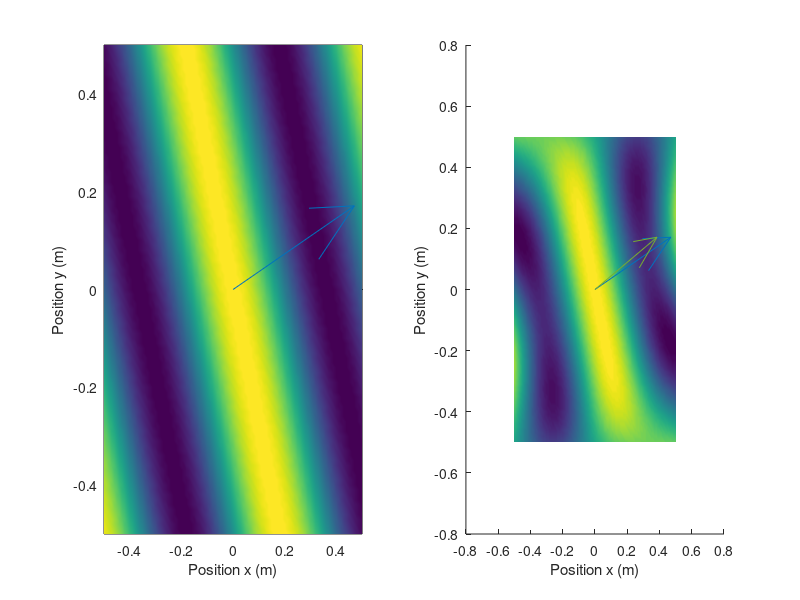

Reproduce this figure in MATLAB.
% Synthese d'une onde plane par HOA utilisant la decomposition en
% harmoniques cylindriques
% Auteur : Pierre Lecomte
% Version : 1.0 Juillet 2013
% D'après [Nicol, 1999. p. 86-88] Nicol. R. (1999). Restitution sonore
% spatialisee sur une zone etendue : application a la telepresence. These
% de doctorat


clear all
close all
clc

M_sca = 5; % ordre de la décomposition

%% Constante
c_m_s = 340; % celerite du son
t_sec = 0; % instant du calcul

%% Source 1
f_hz=500; % fréquence de l'onde monochromatique
a_sca = 1; % amplitude de l'onde monochromatique
k_sca =2*pi*f_hz/c_m_s; % vecteur d'onde

%% Direction de provenance de l'onde
azimut_deg = 20; % direction de provenance de l'onde en degré
azimut_rad = deg2rad(azimut_deg);
[k_vec(1),k_vec(2)] = pol2cart(deg2rad(azimut_deg),1);
k_vec = k_vec./norm(k_vec).*k_sca;


%% Dispositif de restitution
N_hp_sca = 2*M_sca+1; % nombre de hauts-parleurs pour la restitution
r_m = 0.5; % rayon du cercle
azimut_hp_rad = linspace(0,2*pi,N_hp_sca+1);
azimut_hp_rad = azimut_hp_rad(1:end-1);
[x_hp_m, y_hp_m] = pol2cart(azimut_hp_rad,r_m);

%% Décomposition en harmonique cylindrique [Nicol, 1999. p. 86]
ordre_vec = (1:M_sca);

% Vecteur u [Nicol, 1999. p. 86]
terme_cos_vec = sqrt(2).*(cos(ordre_vec*azimut_rad)');
terme_sin_vec = sqrt(2).*(sin(ordre_vec*azimut_rad)');
u_vec = ones(1,2*M_sca+1);
u_vec(2:2:end) = terme_cos_vec;
u_vec(3:2:end) = terme_sin_vec;
clear terme_cos_vec
clear terme_sin_vec

% Matrice U [Nicol, 1999. p. 86]
terme_cos_mat = sqrt(2).*cos(ordre_vec'*azimut_hp_rad)';
terme_sin_mat = sqrt(2).*sin(ordre_vec'*azimut_hp_rad)';
u_mat = ones(N_hp_sca,2*M_sca+1);
u_mat(:,(2:2:end)) = terme_cos_mat;
u_mat(:,(3:2:end)) = terme_sin_mat;
clear terme_cos_mat
clear terme_sin_mat

%% Gains de chaque HP [Nicol, 1999. p. 88]
G_vec = a_sca/N_hp_sca.*u_mat*u_vec';

%% Antenne de mesure
pasx_m = 0.01; % pas de l'antenne
nbm_sca = 101; % nombre de micros par ligne
x1_vec=-(pasx_m*(nbm_sca-1))/2:pasx_m:(pasx_m*(nbm_sca-1))/2; % coordonnees des micros
[X_mat,Y_mat]=meshgrid(x1_vec,x1_vec);
coord_vec = [reshape(X_mat,1,numel(X_mat));reshape(Y_mat,1,numel(Y_mat))];

%% Pression de la source sur l'antenne
Pmes_mat = a_sca*cos(k_vec*coord_vec - 2*pi*f_hz*t_sec);
Pmes_mat = reshape(Pmes_mat,size(X_mat));

%% Pression reconstruite sur l'antenne
k_mat = k_sca.*[cos(azimut_hp_rad);sin(azimut_hp_rad)]'; % Les différents vecteurs d'ondes de chaques HP.
Precons_mat = sum(repmat(G_vec,1,numel(X_mat)).*cos(k_mat*coord_vec - 2*pi*f_hz*t_sec),1);
Precons_mat = reshape(Precons_mat,size(X_mat));

%% Erreur de reconstruction [Trouver le bon critère, ici norme L2]
Erreur_mat = abs(Precons_mat - Pmes_mat) ./ abs(Pmes_mat)*100;
Erreur_mat = round(Erreur_mat/10)*10;

%% Vecteur vélocité
r_v_vec = [G_vec'./sum(G_vec)*cos(azimut_hp_rad)' G_vec'./sum(G_vec)*sin(azimut_hp_rad)'];


%% Vecteur énergie
r_e_vec = [abs(G_vec).^2'./sum(abs(G_vec).^2)*cos(azimut_hp_rad)' abs(G_vec).^2'./sum(abs(G_vec).^2)*sin(azimut_hp_rad)'];


%% Affichage

figure(1)
subplot(1,2,1)
pcolor(x1_vec,x1_vec,Pmes_mat)
xlabel('Position x (m)')
ylabel('Position y (m)')
shading interp
hold on
quiver(0,0,k_vec(1)/k_sca,k_vec(2)/k_sca,max(max(X_mat)))
subplot(1,2,2)
%plot(x_hp_m,y_hp_m,'o','MarkerEdgeColor','k','MarkerFaceColor','g','MarkerSize',10)
hold on
pcolor(x1_vec,x1_vec,Precons_mat)
%pcolor(x1_vec,x1_vec,Erreur_mat)
xlabel('Position x (m)')
ylabel('Position y (m)')
shading interp
hold on
quiver(0,0,r_v_vec(1),r_v_vec(2),max(max(X_mat)))
quiver(0,0,r_e_vec(1),r_e_vec(2),max(max(X_mat)))
hold on
%contour(X_mat,Y_mat,Erreur_mat)%,'Color',[1,0,0]);
%h = findobj('Type','patch');
%set(h,'LineWidth',2)
hold off
